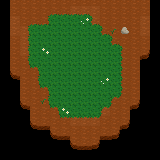

Tiled map render using the project's own tile images. Description and the whole map definition, tile-layer contents included, below:
An orthogonal 16x16 tile map with 10x10 px tiles, 7 tile layers (grass and dirt, grass border U, grass border R, grass border D, ...).

<map version="1.10" tiledversion="1.10.1" orientation="orthogonal" renderorder="right-down" width="16" height="16" tilewidth="10" tileheight="10" infinite="0" nextlayerid="8" nextobjectid="1">
 <tileset firstgid="1" source="../../Tiles/thicket tiles.tsx" />
 <layer id="1" name="grass and dirt" width="16" height="16">
  <data encoding="csv">
0,1,1,1,1,1,1,1,1,1,1,1,1,1,1,0,
0,1,1,1,1,1,1,15,15,15,1,1,1,1,1,0,
0,15,1,1,1,2,2,2,2,15,1,1,1,1,15,0,
0,15,15,2,2,2,2,2,2,2,1,1,1,1,15,0,
0,1,15,2,2,2,2,2,2,2,2,1,1,1,1,0,
0,1,15,2,2,2,2,2,2,2,2,2,1,1,20,0,
0,1,1,2,2,2,2,2,2,2,2,2,1,1,0,0,
0,21,1,1,2,2,2,2,2,2,2,2,1,1,0,0,
0,0,1,1,2,2,2,2,2,2,2,2,1,1,0,0,
0,0,1,1,1,2,2,2,2,2,2,2,1,1,0,0,
0,0,21,1,1,2,2,2,2,2,2,1,1,20,0,0,
0,0,0,1,1,1,2,2,2,2,15,1,1,0,0,0,
0,0,0,21,1,1,1,15,15,15,1,1,20,0,0,0,
0,0,0,0,0,21,1,1,1,1,1,20,0,0,0,0,
0,0,0,0,0,0,0,21,1,20,0,0,0,0,0,0,
0,0,0,0,0,0,0,0,0,0,0,0,0,0,0,0
</data>
 </layer>
 <layer id="2" name="grass border U" width="16" height="16">
  <data encoding="csv">
0,0,0,0,0,0,0,0,0,0,0,0,0,0,0,0,
0,0,0,0,0,8,8,8,8,0,0,0,0,0,0,0,
0,0,0,8,8,0,0,0,0,8,0,0,0,0,0,0,
0,0,0,0,0,0,0,0,0,0,8,0,0,0,0,0,
0,0,0,0,0,0,0,0,0,0,0,8,0,0,0,0,
0,0,0,0,0,0,0,0,0,0,0,0,0,0,0,0,
0,0,0,0,0,0,0,0,0,0,0,0,0,0,0,0,
0,0,0,0,0,0,0,0,0,0,0,0,0,0,0,0,
0,0,0,0,0,0,0,0,0,0,0,0,0,0,0,0,
0,0,0,0,0,0,0,0,0,0,0,0,0,0,0,0,
0,0,0,0,0,0,0,0,0,0,0,0,0,0,0,0,
0,0,0,0,0,0,0,0,0,0,0,0,0,0,0,0,
0,0,0,0,0,0,0,0,0,0,0,0,0,0,0,0,
0,0,0,0,0,0,0,0,0,0,0,0,0,0,0,0,
0,0,0,0,0,0,0,0,0,0,0,0,0,0,0,0,
0,0,0,0,0,0,0,0,0,0,0,0,0,0,0,0
</data>
 </layer>
 <layer id="3" name="grass border R" width="16" height="16">
  <data encoding="csv">
0,0,0,0,0,0,0,0,0,0,0,0,0,0,0,0,
0,0,0,0,0,0,0,0,0,0,0,0,0,0,0,0,
0,0,0,0,0,0,0,0,0,9,0,0,0,0,0,0,
0,0,0,0,0,0,0,0,0,0,9,0,0,0,0,0,
0,0,0,0,0,0,0,0,0,0,0,9,0,0,0,0,
0,0,0,0,0,0,0,0,0,0,0,0,9,0,0,0,
0,0,0,0,0,0,0,0,0,0,0,0,9,0,0,0,
0,0,0,0,0,0,0,0,0,0,0,0,9,0,0,0,
0,0,0,0,0,0,0,0,0,0,0,0,9,0,0,0,
0,0,0,0,0,0,0,0,0,0,0,0,9,0,0,0,
0,0,0,0,0,0,0,0,0,0,0,9,0,0,0,0,
0,0,0,0,0,0,0,0,0,0,9,0,0,0,0,0,
0,0,0,0,0,0,0,0,0,0,0,0,0,0,0,0,
0,0,0,0,0,0,0,0,0,0,0,0,0,0,0,0,
0,0,0,0,0,0,0,0,0,0,0,0,0,0,0,0,
0,0,0,0,0,0,0,0,0,0,0,0,0,0,0,0
</data>
 </layer>
 <layer id="4" name="grass border D" width="16" height="16">
  <data encoding="csv">
0,0,0,0,0,0,0,0,0,0,0,0,0,0,0,0,
0,0,0,0,0,0,0,0,0,0,0,0,0,0,0,0,
0,0,0,0,0,0,0,0,0,0,0,0,0,0,0,0,
0,0,0,0,0,0,0,0,0,0,0,0,0,0,0,0,
0,0,0,0,0,0,0,0,0,0,0,0,0,0,0,0,
0,0,0,0,0,0,0,0,0,0,0,0,0,0,0,0,
0,0,0,0,0,0,0,0,0,0,0,0,0,0,0,0,
0,0,0,11,0,0,0,0,0,0,0,0,0,0,0,0,
0,0,0,0,0,0,0,0,0,0,0,0,0,0,0,0,
0,0,0,0,11,0,0,0,0,0,0,0,0,0,0,0,
0,0,0,0,0,0,0,0,0,0,0,11,0,0,0,0,
0,0,0,0,0,11,0,0,0,0,11,0,0,0,0,0,
0,0,0,0,0,0,11,11,11,11,0,0,0,0,0,0,
0,0,0,0,0,0,0,0,0,0,0,0,0,0,0,0,
0,0,0,0,0,0,0,0,0,0,0,0,0,0,0,0,
0,0,0,0,0,0,0,0,0,0,0,0,0,0,0,0
</data>
 </layer>
 <layer id="5" name="grass border L" width="16" height="16">
  <data encoding="csv">
0,0,0,0,0,0,0,0,0,0,0,0,0,0,0,0,
0,0,0,0,0,0,0,0,0,0,0,0,0,0,0,0,
0,0,0,0,10,0,0,0,0,0,0,0,0,0,0,0,
0,0,10,0,0,0,0,0,0,0,0,0,0,0,0,0,
0,0,10,0,0,0,0,0,0,0,0,0,0,0,0,0,
0,0,10,0,0,0,0,0,0,0,0,0,0,0,0,0,
0,0,10,0,0,0,0,0,0,0,0,0,0,0,0,0,
0,0,0,10,0,0,0,0,0,0,0,0,0,0,0,0,
0,0,0,10,0,0,0,0,0,0,0,0,0,0,0,0,
0,0,0,0,10,0,0,0,0,0,0,0,0,0,0,0,
0,0,0,0,10,0,0,0,0,0,0,0,0,0,0,0,
0,0,0,0,0,10,0,0,0,0,0,0,0,0,0,0,
0,0,0,0,0,0,0,0,0,0,0,0,0,0,0,0,
0,0,0,0,0,0,0,0,0,0,0,0,0,0,0,0,
0,0,0,0,0,0,0,0,0,0,0,0,0,0,0,0,
0,0,0,0,0,0,0,0,0,0,0,0,0,0,0,0
</data>
 </layer>
 <layer id="6" name="decor" width="16" height="16">
  <data encoding="csv">
0,0,0,0,0,0,0,0,0,0,0,0,0,0,0,0,
0,0,0,0,0,0,0,0,0,0,0,0,0,0,0,0,
0,0,0,0,0,0,0,0,14,0,0,0,0,0,0,0,
0,0,0,0,0,0,0,0,0,0,0,13,16,0,0,0,
0,0,0,0,0,0,0,0,0,0,0,0,0,0,0,0,
0,0,0,0,12,0,0,0,0,0,0,0,0,0,0,0,
0,0,0,0,0,0,0,0,0,0,0,0,0,0,0,0,
0,0,0,0,0,0,0,0,0,0,0,0,0,0,0,0,
0,0,0,0,0,0,0,0,0,0,14,0,0,0,0,0,
0,0,0,0,0,0,0,0,0,0,0,0,0,0,0,0,
0,0,0,0,13,0,0,0,0,0,0,0,0,0,0,0,
0,0,0,0,0,0,12,0,0,0,0,0,0,0,0,0,
0,0,0,0,0,0,0,0,0,0,0,0,0,0,0,0,
0,0,0,0,0,0,0,0,0,0,0,0,0,0,0,0,
0,0,0,0,0,0,0,0,0,0,0,0,0,0,0,0,
0,0,0,0,0,0,0,0,0,0,0,0,0,0,0,0
</data>
 </layer>
 <layer id="7" name="collision" width="16" height="16">
  <data encoding="csv">
37,0,0,0,0,0,0,0,0,0,0,0,0,0,0,37,
37,0,0,0,0,0,0,0,0,0,0,0,0,0,0,37,
37,0,0,0,0,0,0,0,0,0,0,0,0,0,0,37,
37,0,0,0,0,0,0,0,0,0,0,0,0,0,0,37,
37,0,0,0,0,0,0,0,0,0,0,0,0,0,0,37,
37,0,0,0,0,0,0,0,0,0,0,0,0,0,0,37,
37,0,0,0,0,0,0,0,0,0,0,0,0,0,37,37,
37,0,0,0,0,0,0,0,0,0,0,0,0,0,37,37,
37,37,0,0,0,0,0,0,0,0,0,0,0,0,37,37,
37,37,0,0,0,0,0,0,0,0,0,0,0,0,37,37,
37,37,0,0,0,0,0,0,0,0,0,0,0,0,37,37,
37,37,37,0,0,0,0,0,0,0,0,0,0,37,37,37,
37,37,37,0,0,0,0,0,0,0,0,0,0,37,37,37,
37,37,37,37,37,0,0,0,0,0,0,0,37,37,37,37,
37,37,37,37,37,37,37,0,0,0,37,37,37,37,37,37,
37,37,37,37,37,37,37,37,37,37,37,37,37,37,37,37
</data>
 </layer>
</map>
